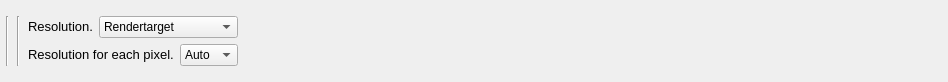
<?xml version="1.0" encoding="UTF-8"?>
<ui version="4.0">
 <class>QTabViewerTools</class>
 <widget class="QWidget" name="QTabViewerTools">
  <property name="geometry">
   <rect>
    <x>0</x>
    <y>0</y>
    <width>948</width>
    <height>82</height>
   </rect>
  </property>
  <property name="windowTitle">
   <string>Form</string>
  </property>
  <layout class="QFormLayout" name="formLayout">
   <property name="formAlignment">
    <set>Qt::AlignLeading|Qt::AlignLeft|Qt::AlignVCenter</set>
   </property>
   <property name="leftMargin">
    <number>6</number>
   </property>
   <property name="topMargin">
    <number>1</number>
   </property>
   <property name="rightMargin">
    <number>6</number>
   </property>
   <property name="bottomMargin">
    <number>1</number>
   </property>
   <item row="0" column="0">
    <layout class="QHBoxLayout" name="horizontalLayout_16">
     <property name="spacing">
      <number>8</number>
     </property>
     <item>
      <widget class="Line" name="line">
       <property name="orientation">
        <enum>Qt::Vertical</enum>
       </property>
      </widget>
     </item>
     <item>
      <widget class="Line" name="line_2">
       <property name="orientation">
        <enum>Qt::Vertical</enum>
       </property>
      </widget>
     </item>
     <item>
      <layout class="QVBoxLayout" name="verticalLayout_10">
       <property name="spacing">
        <number>6</number>
       </property>
       <item>
        <layout class="QFormLayout" name="formLayout_6">
         <item row="0" column="0">
          <widget class="QLabel" name="label">
           <property name="toolTip">
            <string>&lt;html&gt;&lt;head/&gt;&lt;body&gt;&lt;p&gt;Select the image resolution.&lt;/p&gt;&lt;/body&gt;&lt;/html&gt;</string>
           </property>
           <property name="text">
            <string>&lt;html&gt;&lt;head/&gt;&lt;body&gt;&lt;p&gt;&lt;span style=&quot; font-size:10pt;&quot;&gt;Resolution.&lt;/span&gt;&lt;/p&gt;&lt;/body&gt;&lt;/html&gt;</string>
           </property>
          </widget>
         </item>
         <item row="0" column="1">
          <widget class="QComboBox" name="m_comboBoxFBOSize">
           <property name="toolTip">
            <string/>
           </property>
           <property name="styleSheet">
            <string notr="true"/>
           </property>
           <property name="currentIndex">
            <number>3</number>
           </property>
           <item>
            <property name="text">
             <string>1/8 of Rendertarget</string>
            </property>
           </item>
           <item>
            <property name="text">
             <string>1/4 of Rendertarget</string>
            </property>
           </item>
           <item>
            <property name="text">
             <string>1/2 of Rendertarget</string>
            </property>
           </item>
           <item>
            <property name="text">
             <string>Rendertarget</string>
            </property>
           </item>
           <item>
            <property name="text">
             <string>2x Rendertarget</string>
            </property>
           </item>
           <item>
            <property name="text">
             <string>4x Rendertarget</string>
            </property>
           </item>
           <item>
            <property name="text">
             <string>8x Rendertarget</string>
            </property>
           </item>
          </widget>
         </item>
        </layout>
       </item>
       <item>
        <layout class="QHBoxLayout" name="horizontalLayout_13">
         <item>
          <widget class="QLabel" name="label_17">
           <property name="toolTip">
            <string>&lt;html&gt;&lt;head/&gt;&lt;body&gt;&lt;p&gt;Number of samples for each pixel.&lt;/p&gt;&lt;/body&gt;&lt;/html&gt;</string>
           </property>
           <property name="text">
            <string>&lt;html&gt;&lt;head/&gt;&lt;body&gt;&lt;p&gt;&lt;span style=&quot; font-size:10pt;&quot;&gt;Resolution for each pixel.&lt;/span&gt;&lt;/p&gt;&lt;/body&gt;&lt;/html&gt;</string>
           </property>
          </widget>
         </item>
         <item>
          <widget class="QComboBox" name="m_comboBoxSteps">
           <property name="sizePolicy">
            <sizepolicy hsizetype="Preferred" vsizetype="Fixed">
             <horstretch>0</horstretch>
             <verstretch>0</verstretch>
            </sizepolicy>
           </property>
           <property name="toolTip">
            <string>&lt;html&gt;&lt;head/&gt;&lt;body&gt;&lt;p&gt;Choose the number of samples.&lt;/p&gt;&lt;/body&gt;&lt;/html&gt;</string>
           </property>
           <item>
            <property name="text">
             <string>Auto</string>
            </property>
           </item>
           <item>
            <property name="text">
             <string>100</string>
            </property>
           </item>
           <item>
            <property name="text">
             <string>200</string>
            </property>
           </item>
           <item>
            <property name="text">
             <string>300</string>
            </property>
           </item>
           <item>
            <property name="text">
             <string>400</string>
            </property>
           </item>
           <item>
            <property name="text">
             <string>500</string>
            </property>
           </item>
           <item>
            <property name="text">
             <string>600</string>
            </property>
           </item>
           <item>
            <property name="text">
             <string>700</string>
            </property>
           </item>
           <item>
            <property name="text">
             <string>800</string>
            </property>
           </item>
           <item>
            <property name="text">
             <string>900</string>
            </property>
           </item>
           <item>
            <property name="text">
             <string>1000</string>
            </property>
           </item>
          </widget>
         </item>
        </layout>
       </item>
      </layout>
     </item>
    </layout>
   </item>
  </layout>
 </widget>
 <resources/>
 <connections/>
</ui>
